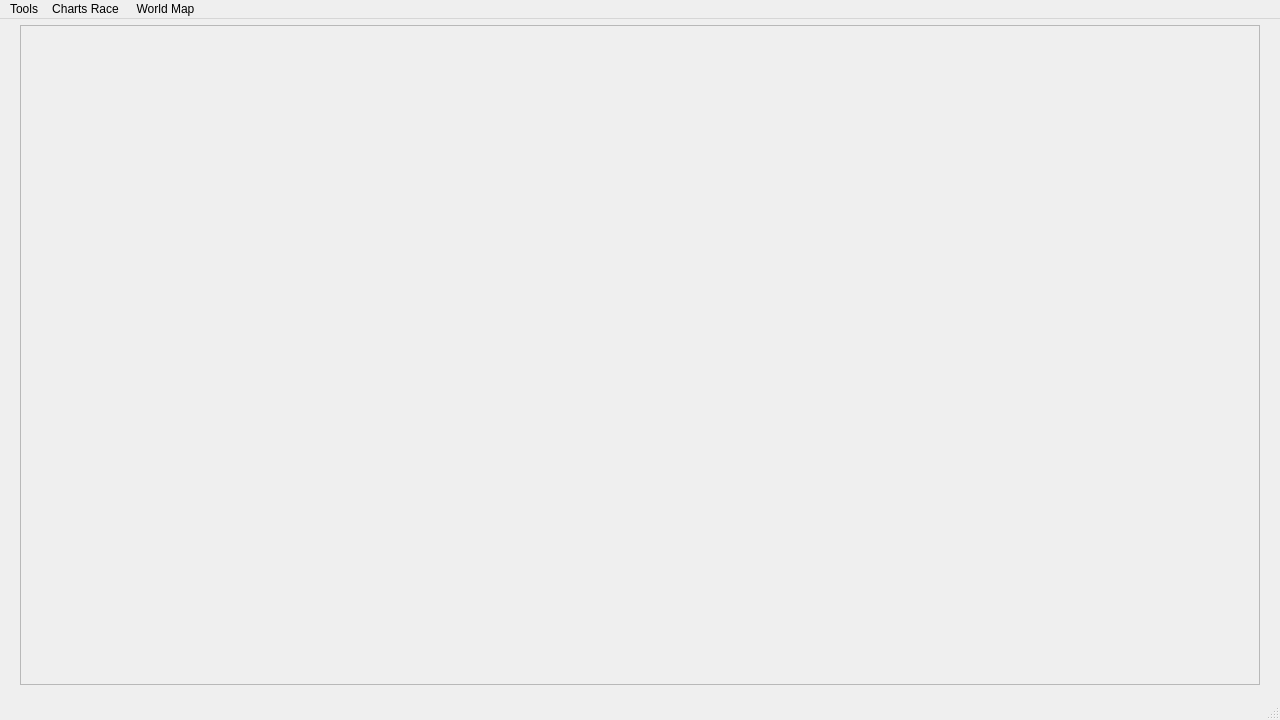
<?xml version="1.0" encoding="UTF-8"?>
<ui version="4.0">
 <class>MainWindow</class>
 <widget class="QMainWindow" name="MainWindow">
  <property name="geometry">
   <rect>
    <x>0</x>
    <y>0</y>
    <width>1280</width>
    <height>720</height>
   </rect>
  </property>
  <property name="windowTitle">
   <string>MainWindow</string>
  </property>
  <widget class="QWidget" name="centralwidget">
   <widget class="QScrollArea" name="scrollArea">
    <property name="geometry">
     <rect>
      <x>20</x>
      <y>6</y>
      <width>1240</width>
      <height>660</height>
     </rect>
    </property>
    <property name="widgetResizable">
     <bool>true</bool>
    </property>
    <widget class="QWidget" name="scrollAreaWidgetContents">
     <property name="geometry">
      <rect>
       <x>0</x>
       <y>0</y>
       <width>1238</width>
       <height>658</height>
      </rect>
     </property>
    </widget>
   </widget>
  </widget>
  <widget class="QMenuBar" name="menubar">
   <property name="geometry">
    <rect>
     <x>0</x>
     <y>0</y>
     <width>1280</width>
     <height>26</height>
    </rect>
   </property>
   <widget class="QMenu" name="menuTools">
    <property name="title">
     <string>Tools</string>
    </property>
    <addaction name="ReloadButton"/>
   </widget>
   <widget class="QMenu" name="menuCharts">
    <property name="title">
     <string>Charts Race</string>
    </property>
    <addaction name="chartsAll"/>
    <addaction name="chartsSinglePlayer"/>
    <addaction name="chartsAnime"/>
    <addaction name="chartsHorror"/>
    <addaction name="chartsRacing"/>
    <addaction name="chartsSports"/>
    <addaction name="chartsVisualNovel"/>
    <addaction name="chartsSandbox"/>
   </widget>
   <widget class="QMenu" name="menuWorldCharts">
    <property name="title">
     <string> World Map </string>
    </property>
    <addaction name="SteamUserChart"/>
   </widget>
   <addaction name="menuTools"/>
   <addaction name="menuCharts"/>
   <addaction name="menuWorldCharts"/>
  </widget>
  <widget class="QStatusBar" name="statusbar"/>
  <action name="ReloadButton">
   <property name="text">
    <string>Reload</string>
   </property>
  </action>
  <action name="chartsAll">
   <property name="text">
    <string>All</string>
   </property>
  </action>
  <action name="chartsSinglePlayer">
   <property name="text">
    <string>SinglePlayer</string>
   </property>
  </action>
  <action name="chartsAnime">
   <property name="text">
    <string>Anime</string>
   </property>
  </action>
  <action name="chartsHorror">
   <property name="text">
    <string>Horror</string>
   </property>
  </action>
  <action name="chartsRacing">
   <property name="text">
    <string>Racing</string>
   </property>
  </action>
  <action name="chartsSports">
   <property name="text">
    <string>Sports</string>
   </property>
  </action>
  <action name="chartsVisualNovel">
   <property name="text">
    <string>VisualNovel</string>
   </property>
  </action>
  <action name="chartsSandbox">
   <property name="text">
    <string>Sandbox</string>
   </property>
  </action>
  <action name="SteamUserChart">
   <property name="text">
    <string>Steam Users</string>
   </property>
  </action>
  <action name="steamUsers2020">
   <property name="text">
    <string>2020</string>
   </property>
  </action>
  <action name="steamUsersGrowth">
   <property name="text">
    <string>Percent Growth</string>
   </property>
  </action>
 </widget>
 <resources/>
 <connections/>
</ui>
